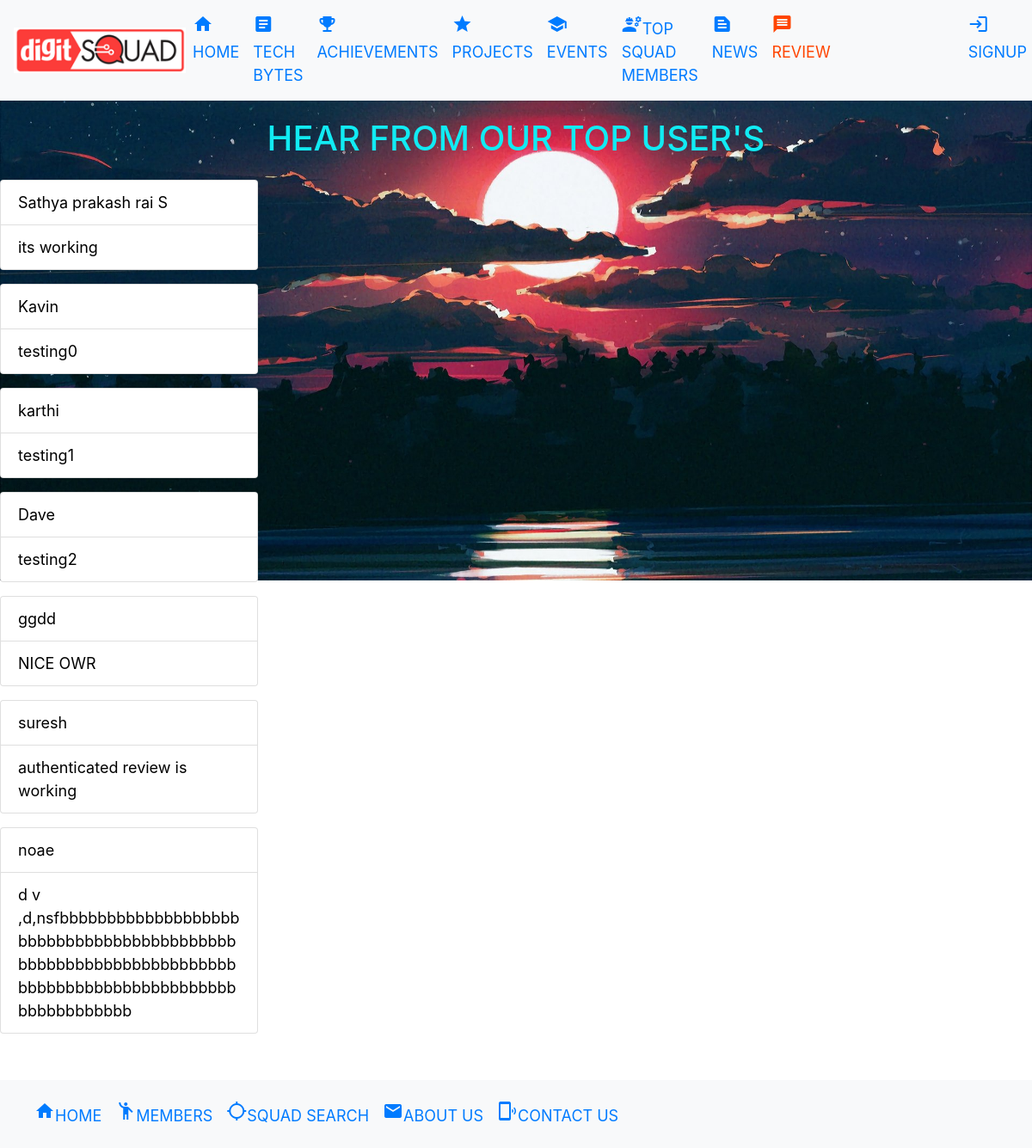
/comment/, run on an earlier commit of the app's database.
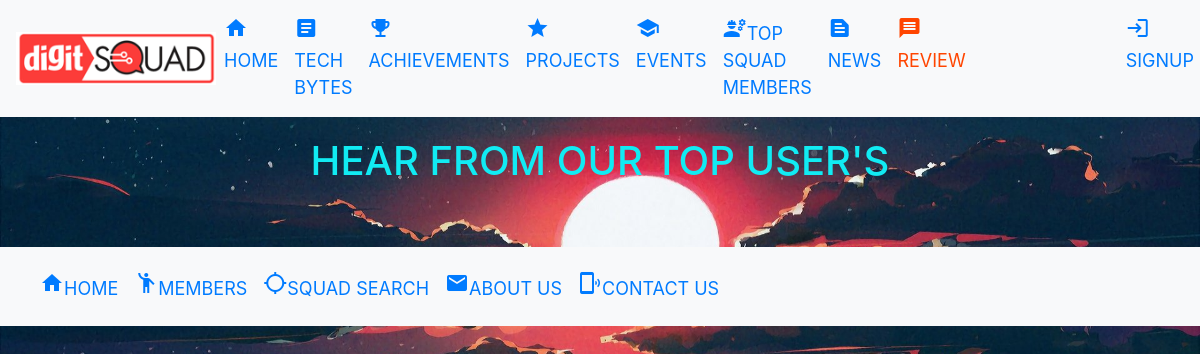
And on a later commit of the database.
### main/models.py (models this page shows)
class review(models.Model):
	name=models.CharField(max_length=100)
	comment=models.CharField(max_length=5000)

### main/views.py (the view)
# urls.py: path('comment/',include("main.urls")),
def comment(request):
    obj = review.objects.all()
    return render(request,"review.html",{'obj':obj})

### templates/review.html (shortened to what this page needs)
<!doctype html>
{% load static %}
<html lang="en">
  <head>
    <link rel="stylesheet" href="https://stackpath.bootstrapcdn.com/bootstrap/4.5.2/css/bootstrap.min.css">
  </head>
  <body>
  <link rel='stylesheet'  href="{% static 'CSS\master.css' %}">
 <nav class="navbar fixed-top navbar-expand-sm bg-light">
<nav class="navbar fixed-top navbar-expand-lg navbar-warning bg-light">
<div style="width: 200px;">
      <img style="width: 200px;" src="{% static 'images/logo.png' %}" class="img" alt="not found">
  </div>
  <div class="collapse navbar-collapse" id="navbarText">
    <ul class="navbar-nav mr-auto">
      <li class="nav-item active">
        <a class="nav-link" href="/basic"><span class="material-icons">home</span>HOME</a>
      </li>
      <li class="nav-item ">
        <a class="nav-link" href="/newspost"><span class="material-icons">article</span>TECH BYTES</a>
      </li>
      <li class="nav-item ">
        <a class="nav-link" href="/achievements"><span class="material-icons">emoji_events</span>ACHIEVEMENTS</a>
      </li>
      <li class="nav-item ">
        <a class="nav-link" href="/project"><span class="material-icons">star</span>PROJECTS</a>
      </li>
      <li class="nav-item ">
        <a class="nav-link" href="/events"><span class="material-icons">school</span>EVENTS</a>
      </li>
      <li class="nav-item">
        <a class="nav-link" href="/tmembers"><span class="material-icons">engineering</span>TOP SQUAD MEMBERS</a>
      </li>
      <li class="nav-item">
        <a class="nav-link" href="/news"><span class="material-icons">text_snippet</span>NEWS</a>
      </li>
      <li class="nav-item">
        <a class="nav-link" style="color: #ff4500" href="/comment"><span class="material-icons">message</span>REVIEW</a>
      </li>
      {% if user.is_authenticated %}
      <div style="border-radius:50%" class="btn-group">
     <button type="button" class="btn btn-danger dropdown-toggle" data-toggle="dropdown" aria-haspopup="true" aria-expanded="false">
      {{request.user.username}}
     </button>
      <div class="dropdown-menu">
               <a class="dropdown-item" href="/viewprofile">EDIT PROFILE</a>
              <div class="dropdown-divider"></div>
               <a class="dropdown-item" href="/dispprofile">VIEW PROFILE</a>
              </div>
        <li class="nav-item">
        <a class="nav-link" href="/logout"><span class="material-icons">lock_open</span>LOGOUT</a>
      </li>
      {% else %}
       <li class="nav-item">
        <a class="nav-link" href="/login"><span class="material-icons">login</span>SIGNUP</a>
      </li>
      {% endif %}
</div>
</nav>
</nav>
<h1 style="text-align:center;"><a style="color: #11EBF3">We value your opinion,Tell us anything we can take care of!</a></h1>
 <br>
  <br><br>
 <h1 style="text-align:center;"><a style="color: #11EBF3">HEAR FROM OUR TOP USER'S</a></h1>
{% for i in obj %}
<ul class="list-group">
  <li class="list-group-item w-25 mt-3">{{i.name}}</li>
  <li  style="overflow-wrap: break-word;"class="list-group-item w-25">{{i.comment}}</li>
 </ul>
{% endfor %}
 </body>
<br><br>
<nav class="navbar  navbar-expand-sm bg-light">
<nav class="navbar  navbar-expand-lg navbar-warning bg-light">
  <div class="collapse navbar-collapse" id="navbarText">
    <ul class="navbar-nav mr-auto">
      <li class="nav-item active">
        <a class="nav-link" href="/basic"><span class="material-icons">home</span>HOME</a>
      </li>
      <li class="nav-item ">
        <a class="nav-link" href="/members"><span class="material-icons">emoji_people</span>MEMBERS</a>
      </li>
      <li class="nav-item ">
        <a class="nav-link" href="/pybot"><span class="material-icons">location_searching</span>SQUAD SEARCH</a>
      </li>
      <li class="nav-item ">
        <a class="nav-link" href="/aboutus"><span class="material-icons">mail</span>ABOUT US</a>
      </li>
      <li class="nav-item ">
        <a class="nav-link" href="/contactus"><span class="material-icons">phonelink_ring</span>CONTACT US</a>
      </li>
    </ul>
  </div>
</nav>
</nav>
    </body>
  </body>
  <body id="bg" style="background-image: url('{% static "images/q1.jpg"%}');background-repeat: no-repeat;
    background-attachment: fixed;
    background-size: cover;
    background-size:100%; ">
  </body>
</html>

### static/CSS/master.css (style rules this page uses)
body { color: black; font-size: large; }
#bg { background-repeat: no-repeat; background-size:1080px 800px; background-position:top; background-attachment: fixed; }

What changed in the data, as far as the page shows it:
removed review: name "Sathya prakash rai S", comment "its working"
removed review: name "Kavin", comment "testing0"
removed review: name "karthi", comment "testing1"
removed review: name "Dave", comment "testing2"
removed review: name "ggdd", comment "NICE OWR"
removed review: name "suresh", comment "authenticated review is working"
removed review: name "noae", comment "d v ,d,nsfbbbbbbbbbbbbbbbbbbbbbbbbbbbbbbbbbbbbbbbbbbbbbbbbbbbbbbbbbbbbbbbbbbbbbbbbbbbbbbbbbbbbbbbbbbbbbbbbbbbb"
